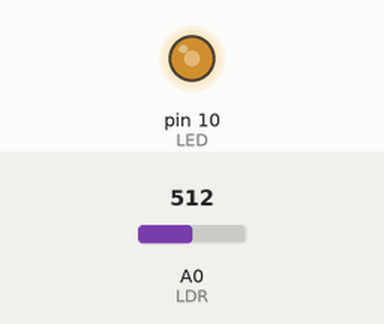
Simulated run of this sketch. Board: Arduino Uno, built with avr-gcc and run on an emulated ATmega328P. Parts: output pins drawn as LEDs (lit = HIGH). Inputs (shaded band) come from the test bench; at power-on: A0 (LDR) = 512. What the sketch prints to the serial monitor is not drawn.

Above: at 1.2 s.
1.3 s: A0 (LDR) set to 1011
2.8 s: A0 (LDR) set to 1023
Timing chart, 0 to 5.8 s (numbered marks = the images above; inputs shaded):
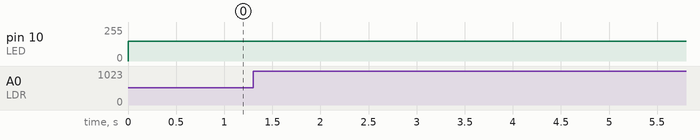

Measured:
- after the input at 1.3 s, every drawn part: stays the same
- after the input at 2.8 s, every drawn part: stays the same

The sketch:

feedforward.ino
```cpp
#include "pid.hpp"
#include "defs.hpp"
#define LED 10
#define LDR 0

int sensorValue=0;
double sensorVoltage=0;
double sensorLux=0;

unsigned long startime;
unsigned long w8 = 30;

PID pid(2.124, 70, 30);

void setup() {
  // put your setup code here, to run once:
  pinMode(LED, OUTPUT);
  Serial.begin(115200);
  pid.GetReference();
}

void loop() {
  // put your main code here, to run repeatedly:
  startime = millis();
  sensorValue = analogRead(LDR);
  sensorVoltage = (double) sensorValue*5.0/1023.0;
  sensorLux = Defs::volt2lux(sensorVoltage);
  pid.FeedForward(sensorLux, LED);
  delay(w8 - (millis() - startime));
}
```

defs.cpp
```cpp
#include "defs.hpp"

namespace Defs {
  double volt2lux(double volt){
    return pow(10.0, (log10(R1*((VDD/volt)-1))-B)/M);
  }
  double raw2volt(int raw){
    return (raw*VDD)/1023.0;
  }
}
```

defs.hpp
```cpp
#include <math.h>
#define M -0.6316
#define B 4.74
#define VDD 5.0
#define R1 10000.0
#define MAX_LUX 75
#define HIGH_LUX 50
#define LOW_LUX 20
#define ERROR_MAX 1

namespace Defs {
  double volt2lux(double volt);
  double raw2volt(int raw);
}
```

pid.cpp
```cpp
#include <Arduino.h>
#include "pid.hpp"

PID::PID(){
  this->K0 = 2.124;
  this->reference = 22;
  this->wait = 30;
  this->present = 0;
  this->previous = millis()-wait;
  this->response = 0;
}


PID::PID(double K, int ref, unsigned long w8){
  this->K0 = K;
  this->reference = ref;
  this->wait = w8;
  this->present = 0;
  this->previous = millis()-wait;
  this->response = 0;
}

bool PID::FeedForward(double y, const int LedPin){
  present = millis();
  if(present - previous >= wait){
    response = K0*reference;
    response = (response > 255) ? 255 : response;
    response = (response < 0) ? 0 : response;
    Serial.print("Error: ");
    Serial.println(reference - y);
    analogWrite(LedPin, response);
    previous = present;
    return true;
  }else{
    return false;
  }
}

void PID::SetReference(int ref){ this->reference = ref; }
void PID::SetTimeConst(unsigned long w8){ this->wait = w8; }
void PID::SetGainConst(double K){ this->K0 = K; }
void PID::GetReference(){ Serial.println(this->reference); }
```

pid.hpp
```cpp
#ifndef _PID_HPP_
#define _PID_HPP_

#include "defs.hpp"

class PID{
  private:
    double K0;
    int reference;
    int response;
    unsigned long wait;
    unsigned long present;
    unsigned long previous;

  public:
    PID();
    PID(double K, int ref, unsigned long wait);
    bool FeedForward(double y, const int LedPin);
    void SetReference(int ref);
    void SetTimeConst(unsigned long w8);
    void SetGainConst(double K);
    void GetReference();
};

#endif
```
